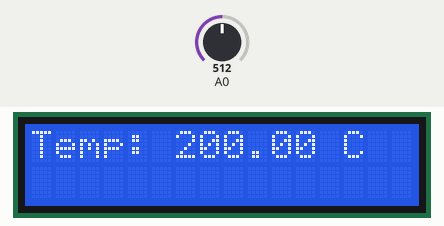
Simulated run of this sketch. Board: Arduino Uno, built with avr-gcc and run on an emulated ATmega328P. On the bench: 16×2 character LCD. The inputs (shaded band) are chosen by the test bench; at power-on: A0 = 512.

Above: at 1.2 s.
1.3 s: A0 set to 716
At 3.1 s:
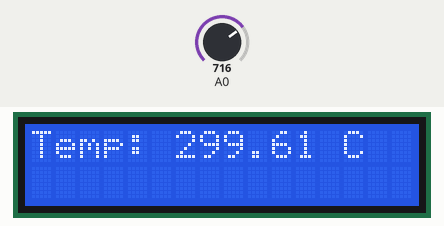
3.6 s: A0 set to 900
At 4.7 s:
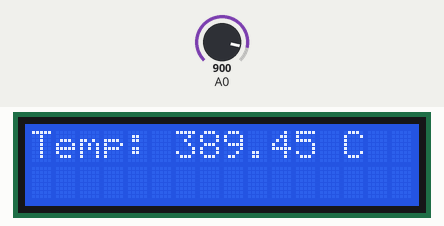
5.6 s: A0 set to 1023
At 7.5 s:
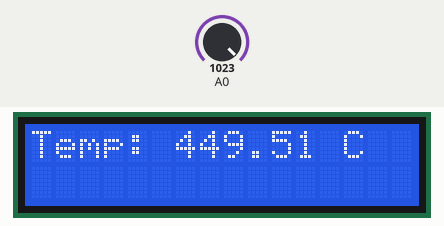
Timing chart, 0 to 9.0 s (numbered marks = the images above; inputs shaded):
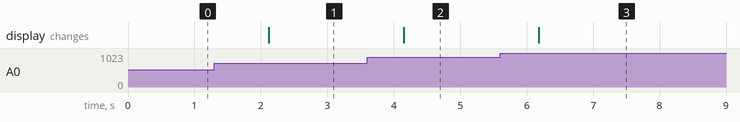

The sketch:

T3_LCD_Temp.ino
```cpp
#include <LiquidCrystal_I2C.h>
LiquidCrystal_I2C lcd(0x27, 16, 2);

void setup() {
  lcd.init();
  lcd.backlight();
}

void loop() {
  int sensorVal = analogRead(A0);

  float voltage = (sensorVal * 5.0) / 1024.0;

  float tempC = (voltage - 0.5) * 100.0;

  lcd.clear();
  lcd.setCursor(0, 0);
  lcd.print("Temp: ");
  // lcd.setCursor(0, 1); //ขึ้นบรรทัดใหม่ (ลำดับ,บรรทัด)
  lcd.print(tempC, 2);
  // lcd.print(tempC, 0);  // 29
  // lcd.print(tempC, 1);  // 28.6
  // lcd.print(tempC, 2);  // 28.57
  // lcd.print(tempC, 3);  // 28.567
  lcd.print(" C");

  delay(1000);
}
```

Measured:
- after the input at 1.3 s, the display: changes after 0.82 s (image 1)
- after the input at 3.6 s, the display: changes after 0.55 s (image 2)
- after the input at 5.6 s, the display: changes after 0.58 s (image 3)
